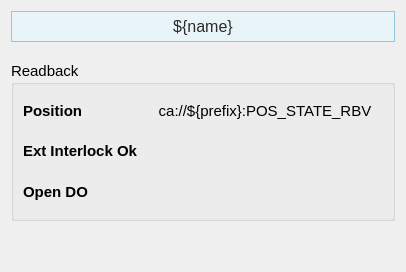
<?xml version="1.0" encoding="UTF-8"?>
<ui version="4.0">
 <class>Form</class>
 <widget class="QWidget" name="Form">
  <property name="geometry">
   <rect>
    <x>0</x>
    <y>0</y>
    <width>406</width>
    <height>272</height>
   </rect>
  </property>
  <property name="sizePolicy">
   <sizepolicy hsizetype="Preferred" vsizetype="Preferred">
    <horstretch>0</horstretch>
    <verstretch>0</verstretch>
   </sizepolicy>
  </property>
  <property name="windowTitle">
   <string>Form</string>
  </property>
  <layout class="QVBoxLayout" name="verticalLayout_2">
   <item>
    <widget class="PyDMLabel" name="PyDMLabel_11">
     <property name="maximumSize">
      <size>
       <width>16777215</width>
       <height>40</height>
      </size>
     </property>
     <property name="font">
      <font>
       <pointsize>12</pointsize>
      </font>
     </property>
     <property name="toolTip">
      <string/>
     </property>
     <property name="styleSheet">
      <string notr="true">    background-color: #e8f4f8;

    border: 1px solid #90c8e0;

    padding: 5px;

    color: rgb(43, 43, 43);</string>
     </property>
     <property name="text">
      <string>${name}</string>
     </property>
     <property name="alignment">
      <set>Qt::AlignCenter</set>
     </property>
    </widget>
   </item>
   <item>
    <spacer name="verticalSpacer_2">
     <property name="orientation">
      <enum>Qt::Vertical</enum>
     </property>
     <property name="sizeType">
      <enum>QSizePolicy::Fixed</enum>
     </property>
     <property name="sizeHint" stdset="0">
      <size>
       <width>20</width>
       <height>13</height>
      </size>
     </property>
    </spacer>
   </item>
   <item>
    <widget class="QGroupBox" name="groupBox">
     <property name="sizePolicy">
      <sizepolicy hsizetype="Preferred" vsizetype="Fixed">
       <horstretch>0</horstretch>
       <verstretch>0</verstretch>
      </sizepolicy>
     </property>
     <property name="minimumSize">
      <size>
       <width>0</width>
       <height>160</height>
      </size>
     </property>
     <property name="font">
      <font>
       <pointsize>11</pointsize>
      </font>
     </property>
     <property name="title">
      <string>Readback</string>
     </property>
     <layout class="QVBoxLayout" name="verticalLayout_14">
      <item>
       <layout class="QHBoxLayout" name="horizontalLayout_4" stretch="1,2">
        <item>
         <layout class="QVBoxLayout" name="verticalLayout">
          <item>
           <widget class="QLabel" name="interlock_ok_label_9">
            <property name="font">
             <font>
              <pointsize>11</pointsize>
             </font>
            </property>
            <property name="styleSheet">
             <string/>
            </property>
            <property name="text">
             <string>&lt;html&gt;&lt;head/&gt;&lt;body&gt;&lt;p&gt;&lt;span style=&quot; font-weight:600;&quot;&gt;Position&lt;/span&gt;&lt;/p&gt;&lt;/body&gt;&lt;/html&gt;</string>
            </property>
           </widget>
          </item>
          <item>
           <widget class="QLabel" name="interlock_ok_label_8">
            <property name="font">
             <font>
              <pointsize>11</pointsize>
             </font>
            </property>
            <property name="styleSheet">
             <string/>
            </property>
            <property name="text">
             <string>&lt;html&gt;&lt;head/&gt;&lt;body&gt;&lt;p&gt;&lt;span style=&quot; font-weight:600;&quot;&gt;Ext Interlock Ok&lt;/span&gt;&lt;/p&gt;&lt;/body&gt;&lt;/html&gt;</string>
            </property>
           </widget>
          </item>
          <item>
           <widget class="QLabel" name="interlock_ok_label_14">
            <property name="font">
             <font>
              <pointsize>11</pointsize>
             </font>
            </property>
            <property name="styleSheet">
             <string/>
            </property>
            <property name="text">
             <string>&lt;html&gt;&lt;head/&gt;&lt;body&gt;&lt;p&gt;&lt;span style=&quot; font-weight:600;&quot;&gt;Open DO&lt;/span&gt;&lt;/p&gt;&lt;/body&gt;&lt;/html&gt;</string>
            </property>
           </widget>
          </item>
         </layout>
        </item>
        <item>
         <layout class="QVBoxLayout" name="verticalLayout_4">
          <item>
           <widget class="PyDMLabel" name="PyDMLabel_8">
            <property name="toolTip">
             <string/>
            </property>
            <property name="text">
             <string>ca://${prefix}:POS_STATE_RBV</string>
            </property>
            <property name="alignment">
             <set>Qt::AlignCenter</set>
            </property>
            <property name="precision">
             <number>0</number>
            </property>
            <property name="showUnits">
             <bool>false</bool>
            </property>
            <property name="precisionFromPV">
             <bool>true</bool>
            </property>
            <property name="alarmSensitiveContent">
             <bool>false</bool>
            </property>
            <property name="alarmSensitiveBorder">
             <bool>true</bool>
            </property>
            <property name="PyDMToolTip">
             <string/>
            </property>
            <property name="channel">
             <string>ca://${prefix}:POS_STATE_RBV</string>
            </property>
            <property name="enableRichText">
             <bool>false</bool>
            </property>
            <property name="displayLabelText">
             <bool>false</bool>
            </property>
            <property name="disconnectedText">
             <string/>
            </property>
           </widget>
          </item>
          <item>
           <widget class="PyDMByteIndicator" name="PyDMByteIndicator">
            <property name="toolTip">
             <string/>
            </property>
            <property name="channel">
             <string>ca://${prefix}:OPN_OK_RBV</string>
            </property>
            <property name="showLabels">
             <bool>false</bool>
            </property>
            <property name="circles">
             <bool>true</bool>
            </property>
           </widget>
          </item>
          <item>
           <widget class="PyDMByteIndicator" name="PyDMByteIndicator_7">
            <property name="toolTip">
             <string/>
            </property>
            <property name="channel">
             <string>ca://${prefix}:OPN_DO_RBV</string>
            </property>
            <property name="showLabels">
             <bool>false</bool>
            </property>
            <property name="circles">
             <bool>true</bool>
            </property>
           </widget>
          </item>
         </layout>
        </item>
       </layout>
      </item>
     </layout>
    </widget>
   </item>
   <item>
    <spacer name="verticalSpacer">
     <property name="orientation">
      <enum>Qt::Vertical</enum>
     </property>
     <property name="sizeHint" stdset="0">
      <size>
       <width>20</width>
       <height>89</height>
      </size>
     </property>
    </spacer>
   </item>
  </layout>
 </widget>
 <customwidgets>
  <customwidget>
   <class>PyDMByteIndicator</class>
   <extends>QWidget</extends>
   <header>pydm.widgets.byte</header>
  </customwidget>
  <customwidget>
   <class>PyDMLabel</class>
   <extends>QLabel</extends>
   <header>pydm.widgets.label</header>
  </customwidget>
 </customwidgets>
 <resources/>
 <connections/>
</ui>
